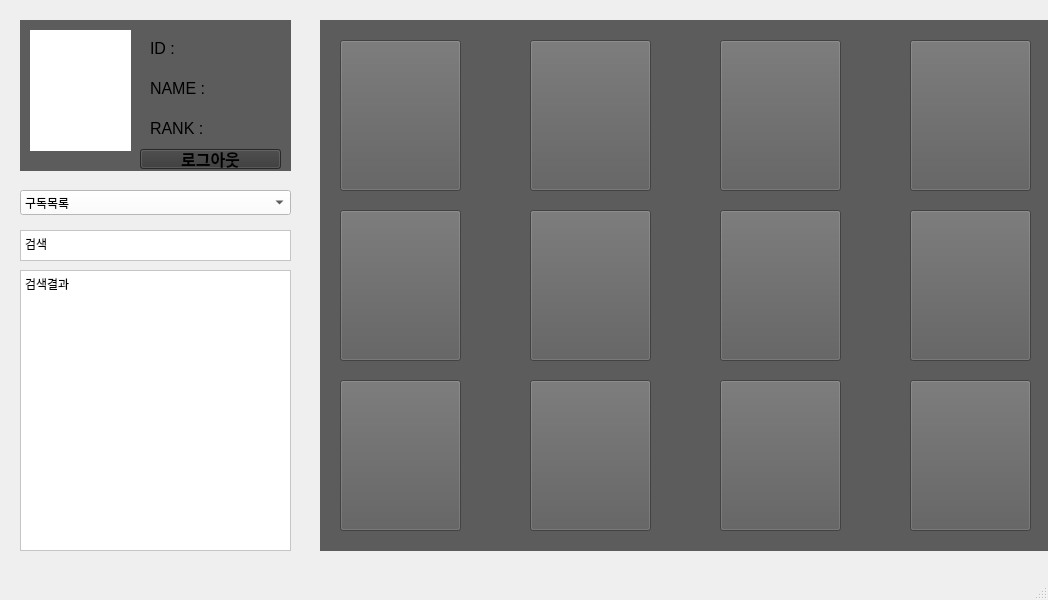
<?xml version="1.0" encoding="UTF-8"?>
<ui version="4.0">
 <class>service</class>
 <widget class="QMainWindow" name="service">
  <property name="geometry">
   <rect>
    <x>0</x>
    <y>0</y>
    <width>1048</width>
    <height>600</height>
   </rect>
  </property>
  <property name="windowTitle">
   <string>service</string>
  </property>
  <widget class="QWidget" name="centralwidget">
   <widget class="QWidget" name="widget" native="true">
    <property name="geometry">
     <rect>
      <x>20</x>
      <y>20</y>
      <width>271</width>
      <height>151</height>
     </rect>
    </property>
    <property name="styleSheet">
     <string notr="true">background-color: rgb(92, 92, 92);</string>
    </property>
    <widget class="QWidget" name="profilePic" native="true">
     <property name="geometry">
      <rect>
       <x>10</x>
       <y>10</y>
       <width>101</width>
       <height>121</height>
      </rect>
     </property>
     <property name="styleSheet">
      <string notr="true">background-color: rgb(255, 255, 255);</string>
     </property>
    </widget>
    <widget class="QLabel" name="ID_lable">
     <property name="geometry">
      <rect>
       <x>130</x>
       <y>20</y>
       <width>121</width>
       <height>17</height>
      </rect>
     </property>
     <property name="font">
      <font>
       <pointsize>12</pointsize>
      </font>
     </property>
     <property name="text">
      <string>ID : </string>
     </property>
    </widget>
    <widget class="QLabel" name="NAME_lable">
     <property name="geometry">
      <rect>
       <x>130</x>
       <y>60</y>
       <width>121</width>
       <height>17</height>
      </rect>
     </property>
     <property name="font">
      <font>
       <pointsize>12</pointsize>
      </font>
     </property>
     <property name="text">
      <string>NAME : </string>
     </property>
    </widget>
    <widget class="QLabel" name="RANK_label">
     <property name="geometry">
      <rect>
       <x>130</x>
       <y>100</y>
       <width>121</width>
       <height>17</height>
      </rect>
     </property>
     <property name="font">
      <font>
       <pointsize>12</pointsize>
      </font>
     </property>
     <property name="text">
      <string>RANK : </string>
     </property>
    </widget>
    <widget class="QPushButton" name="logout">
     <property name="geometry">
      <rect>
       <x>120</x>
       <y>129</y>
       <width>141</width>
       <height>20</height>
      </rect>
     </property>
     <property name="font">
      <font>
       <pointsize>12</pointsize>
       <weight>75</weight>
       <bold>true</bold>
      </font>
     </property>
     <property name="styleSheet">
      <string notr="true">background-color: rgb(56, 56, 56);</string>
     </property>
     <property name="text">
      <string>로그아웃</string>
     </property>
    </widget>
   </widget>
   <widget class="QComboBox" name="menu">
    <property name="geometry">
     <rect>
      <x>20</x>
      <y>190</y>
      <width>271</width>
      <height>25</height>
     </rect>
    </property>
    <property name="styleSheet">
     <string notr="true">background-color: rgb(255, 255, 255);
selection-background-color: rgb(97, 97, 97);</string>
    </property>
    <item>
     <property name="text">
      <string>구독목록</string>
     </property>
    </item>
    <item>
     <property name="text">
      <string>최근시청목록</string>
     </property>
    </item>
   </widget>
   <widget class="QPlainTextEdit" name="search">
    <property name="geometry">
     <rect>
      <x>20</x>
      <y>230</y>
      <width>271</width>
      <height>31</height>
     </rect>
    </property>
    <property name="sizePolicy">
     <sizepolicy hsizetype="Expanding" vsizetype="Fixed">
      <horstretch>0</horstretch>
      <verstretch>0</verstretch>
     </sizepolicy>
    </property>
    <property name="styleSheet">
     <string notr="true">background-color: rgb(255, 255, 255);</string>
    </property>
    <property name="plainText">
     <string>검색</string>
    </property>
   </widget>
   <widget class="QTextBrowser" name="searchResult">
    <property name="geometry">
     <rect>
      <x>20</x>
      <y>270</y>
      <width>271</width>
      <height>281</height>
     </rect>
    </property>
    <property name="styleSheet">
     <string notr="true">background-color: rgb(255, 255, 255);</string>
    </property>
    <property name="html">
     <string>&lt;!DOCTYPE HTML PUBLIC &quot;-//W3C//DTD HTML 4.0//EN&quot; &quot;http://www.w3.org/TR/REC-html40/strict.dtd&quot;&gt;
&lt;html&gt;&lt;head&gt;&lt;meta name=&quot;qrichtext&quot; content=&quot;1&quot; /&gt;&lt;style type=&quot;text/css&quot;&gt;
p, li { white-space: pre-wrap; }
&lt;/style&gt;&lt;/head&gt;&lt;body style=&quot; font-family:'Noto Sans'; font-size:9pt; font-weight:400; font-style:normal;&quot;&gt;
&lt;p style=&quot; margin-top:0px; margin-bottom:0px; margin-left:0px; margin-right:0px; -qt-block-indent:0; text-indent:0px;&quot;&gt;검색결과&lt;/p&gt;&lt;/body&gt;&lt;/html&gt;</string>
    </property>
   </widget>
   <widget class="QWidget" name="widget_3" native="true">
    <property name="geometry">
     <rect>
      <x>320</x>
      <y>20</y>
      <width>731</width>
      <height>531</height>
     </rect>
    </property>
    <property name="styleSheet">
     <string notr="true">background-color: rgb(92, 92, 92);</string>
    </property>
    <widget class="QPushButton" name="thumnail1">
     <property name="geometry">
      <rect>
       <x>20</x>
       <y>20</y>
       <width>121</width>
       <height>151</height>
      </rect>
     </property>
     <property name="styleSheet">
      <string notr="true">color: rgb(156, 156, 156);</string>
     </property>
     <property name="text">
      <string/>
     </property>
    </widget>
    <widget class="QPushButton" name="thumnail2">
     <property name="geometry">
      <rect>
       <x>210</x>
       <y>20</y>
       <width>121</width>
       <height>151</height>
      </rect>
     </property>
     <property name="styleSheet">
      <string notr="true">color: rgb(156, 156, 156);</string>
     </property>
     <property name="text">
      <string/>
     </property>
    </widget>
    <widget class="QPushButton" name="thumnail3">
     <property name="geometry">
      <rect>
       <x>400</x>
       <y>20</y>
       <width>121</width>
       <height>151</height>
      </rect>
     </property>
     <property name="styleSheet">
      <string notr="true">color: rgb(156, 156, 156);</string>
     </property>
     <property name="text">
      <string/>
     </property>
    </widget>
    <widget class="QPushButton" name="thumnail4">
     <property name="geometry">
      <rect>
       <x>590</x>
       <y>20</y>
       <width>121</width>
       <height>151</height>
      </rect>
     </property>
     <property name="styleSheet">
      <string notr="true">color: rgb(156, 156, 156);</string>
     </property>
     <property name="text">
      <string/>
     </property>
    </widget>
    <widget class="QPushButton" name="thumnail5">
     <property name="geometry">
      <rect>
       <x>20</x>
       <y>190</y>
       <width>121</width>
       <height>151</height>
      </rect>
     </property>
     <property name="styleSheet">
      <string notr="true">color: rgb(156, 156, 156);</string>
     </property>
     <property name="text">
      <string/>
     </property>
    </widget>
    <widget class="QPushButton" name="thumnail6">
     <property name="geometry">
      <rect>
       <x>210</x>
       <y>190</y>
       <width>121</width>
       <height>151</height>
      </rect>
     </property>
     <property name="styleSheet">
      <string notr="true">color: rgb(156, 156, 156);</string>
     </property>
     <property name="text">
      <string/>
     </property>
    </widget>
    <widget class="QPushButton" name="thumnail7">
     <property name="geometry">
      <rect>
       <x>400</x>
       <y>190</y>
       <width>121</width>
       <height>151</height>
      </rect>
     </property>
     <property name="styleSheet">
      <string notr="true">color: rgb(156, 156, 156);</string>
     </property>
     <property name="text">
      <string/>
     </property>
    </widget>
    <widget class="QPushButton" name="thumnail8">
     <property name="geometry">
      <rect>
       <x>590</x>
       <y>190</y>
       <width>121</width>
       <height>151</height>
      </rect>
     </property>
     <property name="styleSheet">
      <string notr="true">color: rgb(156, 156, 156);</string>
     </property>
     <property name="text">
      <string/>
     </property>
    </widget>
    <widget class="QPushButton" name="thumnail9">
     <property name="geometry">
      <rect>
       <x>20</x>
       <y>360</y>
       <width>121</width>
       <height>151</height>
      </rect>
     </property>
     <property name="styleSheet">
      <string notr="true">color: rgb(156, 156, 156);</string>
     </property>
     <property name="text">
      <string/>
     </property>
    </widget>
    <widget class="QPushButton" name="thumnail10">
     <property name="geometry">
      <rect>
       <x>210</x>
       <y>360</y>
       <width>121</width>
       <height>151</height>
      </rect>
     </property>
     <property name="styleSheet">
      <string notr="true">color: rgb(156, 156, 156);</string>
     </property>
     <property name="text">
      <string/>
     </property>
    </widget>
    <widget class="QPushButton" name="thumnail11">
     <property name="geometry">
      <rect>
       <x>400</x>
       <y>360</y>
       <width>121</width>
       <height>151</height>
      </rect>
     </property>
     <property name="styleSheet">
      <string notr="true">color: rgb(156, 156, 156);</string>
     </property>
     <property name="text">
      <string/>
     </property>
    </widget>
    <widget class="QPushButton" name="thumnail12">
     <property name="geometry">
      <rect>
       <x>590</x>
       <y>360</y>
       <width>121</width>
       <height>151</height>
      </rect>
     </property>
     <property name="styleSheet">
      <string notr="true">color: rgb(156, 156, 156);</string>
     </property>
     <property name="text">
      <string/>
     </property>
    </widget>
   </widget>
  </widget>
  <widget class="QMenuBar" name="menubar">
   <property name="geometry">
    <rect>
     <x>0</x>
     <y>0</y>
     <width>1048</width>
     <height>23</height>
    </rect>
   </property>
  </widget>
  <widget class="QStatusBar" name="statusbar"/>
 </widget>
 <resources/>
 <connections/>
</ui>
